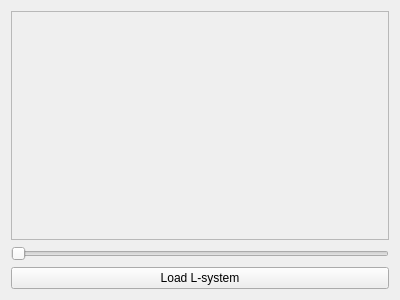
<?xml version="1.0" encoding="UTF-8"?>
<ui version="4.0">
 <class>MainWindow</class>
 <widget class="QWidget" name="MainWindow">
  <property name="geometry">
   <rect>
    <x>0</x>
    <y>0</y>
    <width>400</width>
    <height>300</height>
   </rect>
  </property>
  <property name="windowTitle">
   <string>MainWindow</string>
  </property>
  <layout class="QGridLayout" name="gridLayout_2">
   <item row="0" column="0">
    <layout class="QGridLayout" name="gridLayout">
     <item row="0" column="0">
      <widget class="QFrame" name="frame">
       <property name="frameShape">
        <enum>QFrame::StyledPanel</enum>
       </property>
       <property name="frameShadow">
        <enum>QFrame::Raised</enum>
       </property>
      </widget>
     </item>
     <item row="2" column="0">
      <widget class="QPushButton" name="loadFile">
       <property name="text">
        <string>Load L-system</string>
       </property>
      </widget>
     </item>
     <item row="1" column="0">
      <widget class="QSlider" name="levels">
       <property name="maximum">
        <number>2</number>
       </property>
       <property name="orientation">
        <enum>Qt::Horizontal</enum>
       </property>
      </widget>
     </item>
    </layout>
   </item>
  </layout>
 </widget>
 <layoutdefault spacing="6" margin="11"/>
 <resources/>
 <connections/>
</ui>
